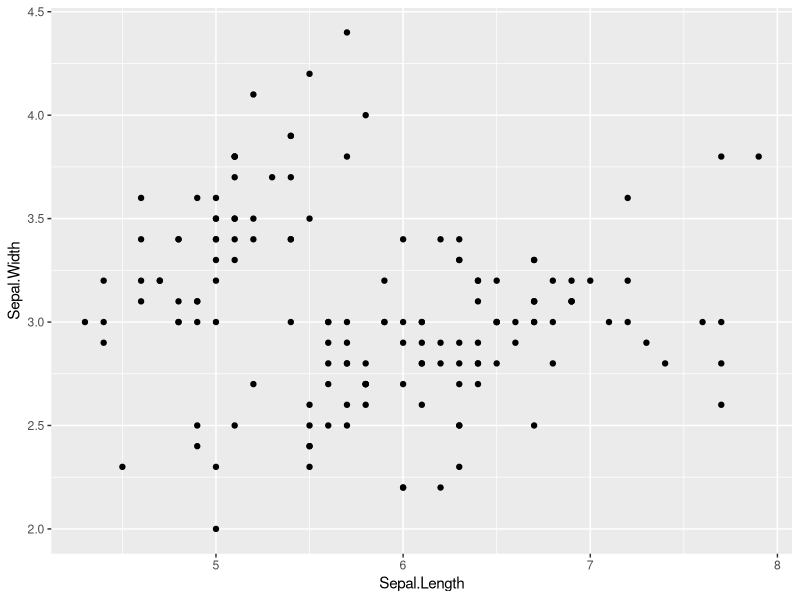
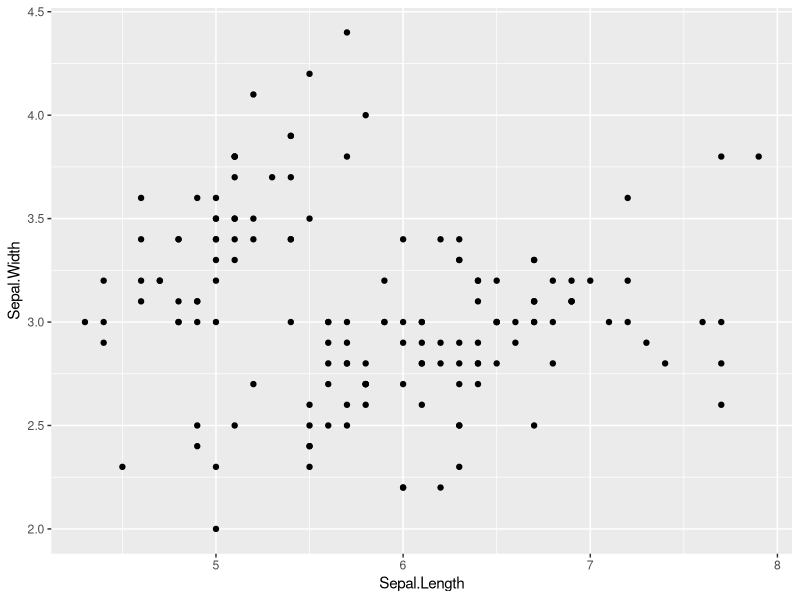
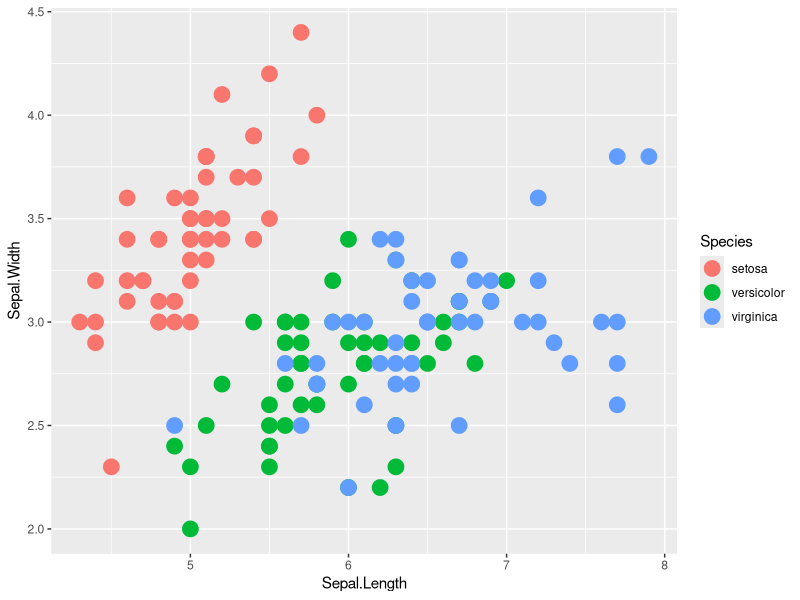
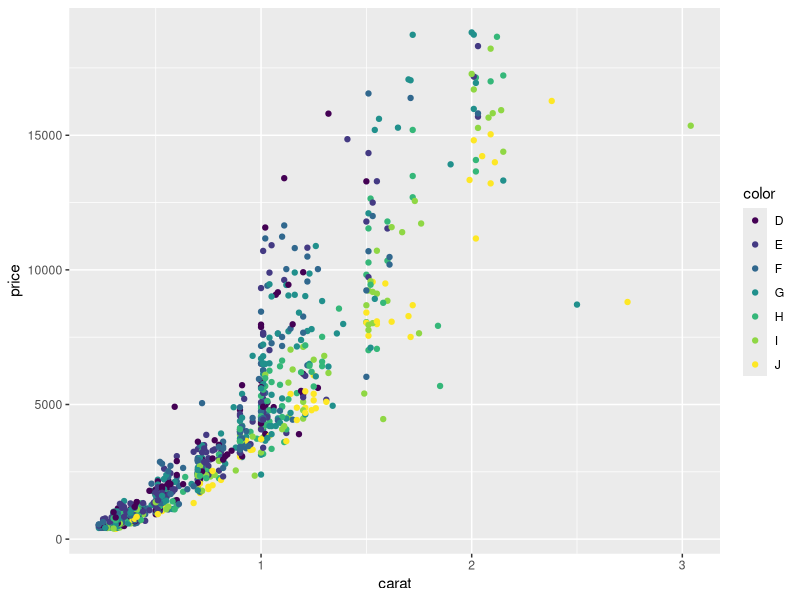
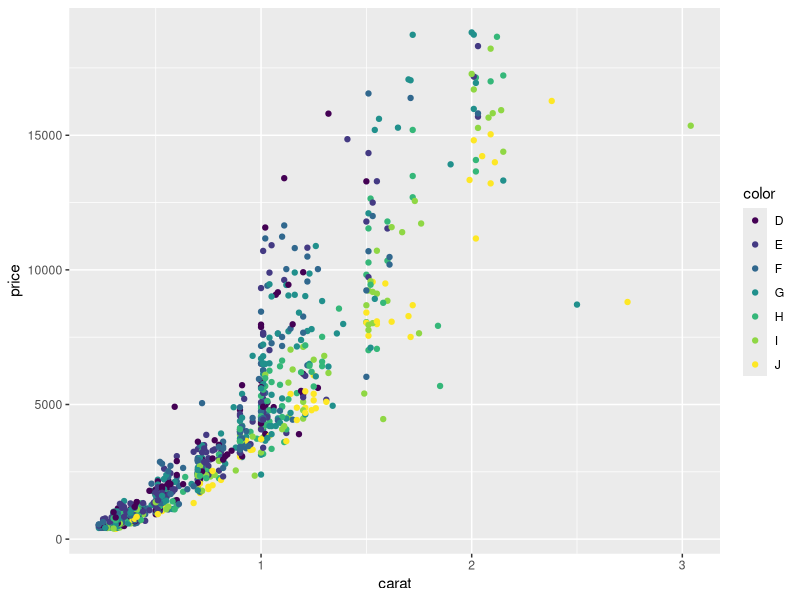
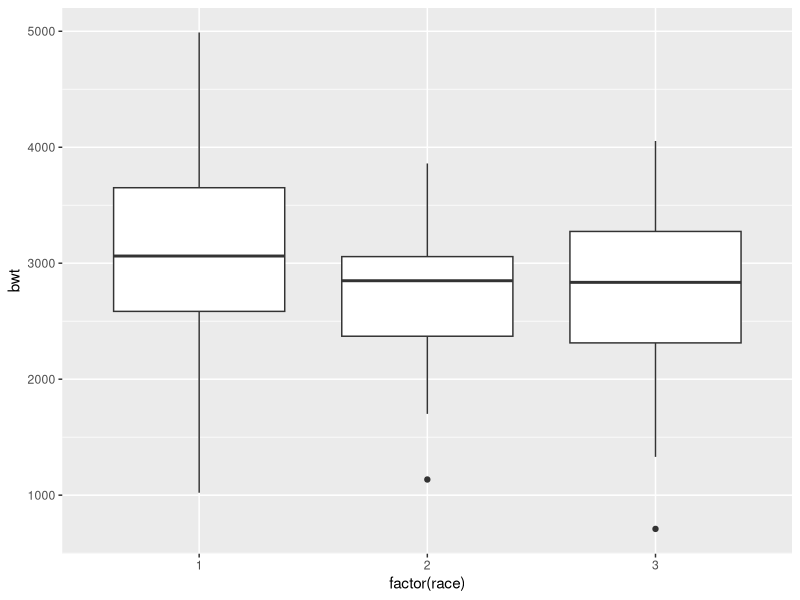

These charts were generated, in order, by the following R code:
# ggplot learning code script
# Brendan McDermott bmcdermott@email.arizona.edu
# Feb 22

install.packages("ggplot2", dependencies = TRUE)
install.packages("plyr")
install.packages("ggthemes")
install.packages("reshape2")

library("ggplot2")
library("reshape2")
library("ggthemes")
library("plyr")

# shows you the first six lines of the basic table in ggplot
head(iris)

# reshape allows you to "melt" and "recast" data
# mapping: how data is represented visually
  # which data is on the y or the x axis
  # also color, shape, transparency

myplot <- ggplot(data = iris, aes(x = Sepal.Length, y = Sepal.Width))
summary(myplot)
# aes = aesthetics

# this one will actually create a chart
ggplot(data = iris, aes(x = Sepal.Length, y = Sepal.Width)) +
  geom_point()
myplot <- ggplot(data = iris, aes(x = Sepal.Length, y = Sepal.Width)) + geom_point()

# once the data has been placed in the variable, 
# you can run the variable like a command:
myplot

# never use qplot... short for quick plot /side note

# this is a way to look at the dataset
# you can pull the main dataset into an object which is then available in "Environment"
myiris <- iris
myiris

# set the size of the points
myplot <- ggplot(data = iris, aes(x = Sepal.Length, y = Sepal.Width)) + geom_point(size = 3)

# changing settings further
myplot <- ggplot(data = iris, aes(x = Sepal.Length, y = Sepal.Width, color = Species)) 
  myplot + geom_point(size = 5)

# map species to shapes
#ggplot(iris, aes(x = Sepal.Length, y = Sepal.Width, color = species)) +
#  geom_point(aes(shape=Species), size = 3)

# Make a small sample of the diamonds dataset
d2 <- diamonds[sample(1:dim(diamonds)[1], 1000), ]

dim(diamonds)

# write the ggplot function to display the plot
ggplot(d2, aes(x = carat, y = price, color = color)) + geom_point()

# this also works and gives the same results
ggplot(d2) + geom_point(aes(x = carat, y = price, color = color))

# Stats 
# statistical transformations which are applied to your data
# before it is mapped

# bwt = birthweight
library(MASS)
ggplot(birthwt, aes(factor(race), bwt)) + geom_boxplot()




